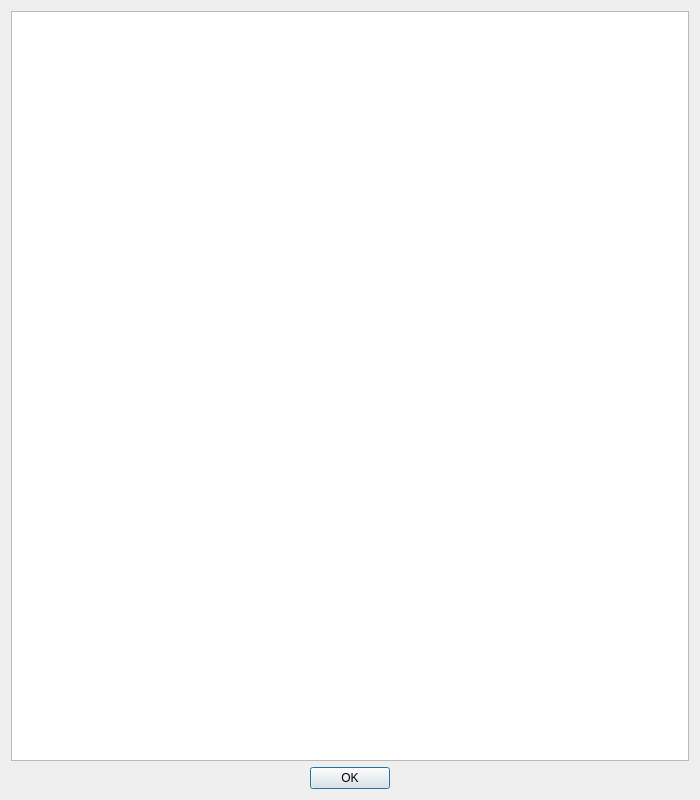
<ui version="4.0" >
 <class>CFDSTUDYGUI_QProcessDialog</class>
 <widget class="QDialog" name="CFDSTUDYGUI_QProcessDialog" >
  <property name="windowModality" >
   <enum>Qt::NonModal</enum>
  </property>
  <property name="geometry" >
   <rect>
    <x>0</x>
    <y>0</y>
    <width>700</width>
    <height>800</height>
   </rect>
  </property>
  <property name="windowTitle" >
   <string>Dialog</string>
  </property>
  <layout class="QGridLayout" name="gridLayout" >
   <item row="0" column="0" >
    <widget class="QTextEdit" name="logText" >
     <property name="font" >
      <font>
       <family>Courier New</family>
       <pointsize>10</pointsize>
      </font>
     </property>
     <property name="readOnly" >
      <bool>true</bool>
     </property>
    </widget>
   </item>
   <item row="1" column="0" >
    <layout class="QHBoxLayout" name="horizontalLayout" >
     <item>
      <spacer name="horizontalSpacer" >
       <property name="orientation" >
        <enum>Qt::Horizontal</enum>
       </property>
       <property name="sizeHint" stdset="0" >
        <size>
         <width>17</width>
         <height>20</height>
        </size>
       </property>
      </spacer>
     </item>
     <item>
      <widget class="QPushButton" name="pushButton" >
       <property name="text" >
        <string>OK</string>
       </property>
      </widget>
     </item>
     <item>
      <spacer name="horizontalSpacer_2" >
       <property name="orientation" >
        <enum>Qt::Horizontal</enum>
       </property>
       <property name="sizeHint" stdset="0" >
        <size>
         <width>13</width>
         <height>20</height>
        </size>
       </property>
      </spacer>
     </item>
    </layout>
   </item>
  </layout>
 </widget>
 <resources/>
 <connections>
  <connection>
   <sender>pushButton</sender>
   <signal>clicked()</signal>
   <receiver>CFDSTUDYGUI_QProcessDialog</receiver>
   <slot>accept()</slot>
   <hints>
    <hint type="sourcelabel" >
     <x>350</x>
     <y>775</y>
    </hint>
    <hint type="destinationlabel" >
     <x>349</x>
     <y>399</y>
    </hint>
   </hints>
  </connection>
 </connections>
</ui>
